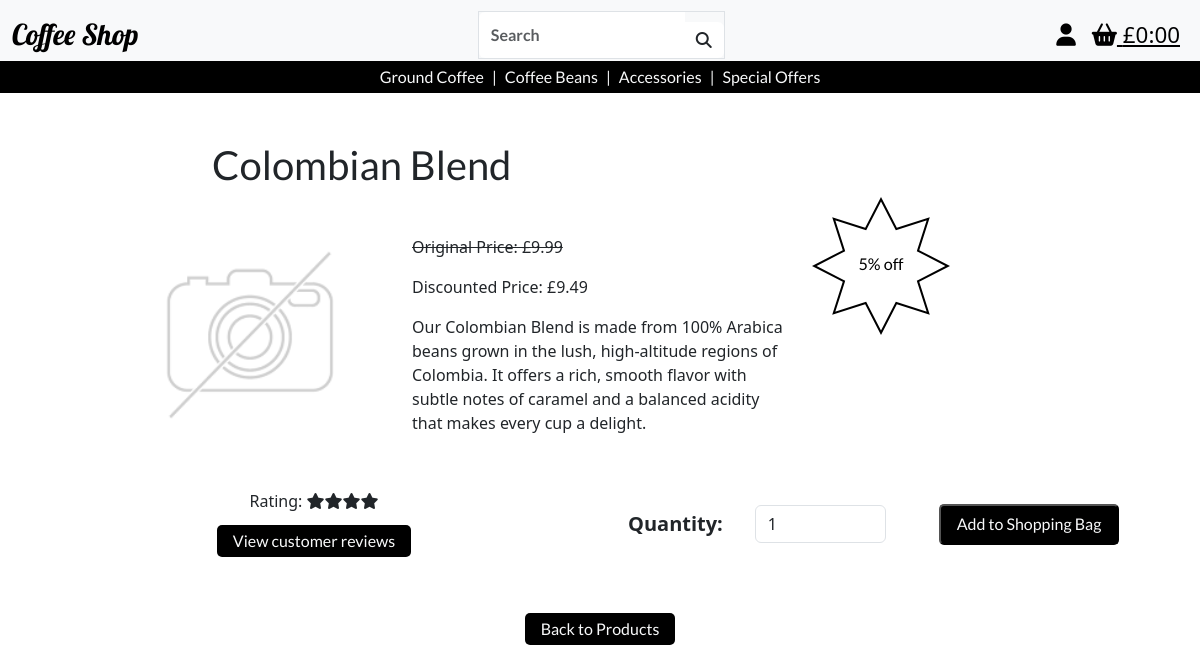
The page /products/1/ on the database its author committed.
### products/models.py (models this page shows, shortened)
class Product(models.Model):
    category = models.ForeignKey(
        'Category', null=True, blank=True, on_delete=models.SET_NULL)
    sku = models.CharField(max_length=254, null=True, blank=True, unique=True)
    product_name = models.CharField(max_length=254)
    description = models.TextField()
    price = models.DecimalField(max_digits=6, decimal_places=2)
    image_url = models.URLField(max_length=1024, null=True, blank=True)
    image = models.ImageField(null=True, blank=True)

### promotions/models.py (models this page shows)
class Discount(models.Model):
    product = models.OneToOneField(Product, on_delete=models.CASCADE, related_name='discount', primary_key=True)
    percentage = models.PositiveIntegerField(validators=[MaxValueValidator(50)])
    def apply_discount(self, price):
        discounted_price = price - (price * self.percentage / 100)
        return round(discounted_price, 2)
    def discounted_price(self):
        return self.apply_discount(self.product.price)
    def __str__(self):
        return f"{self.percentage}% off"

### products/views.py (the view)
# urls.py: path('<int:product_id>/', views.product_detail, name='product_detail'),
def product_detail(request, product_id):
    product = get_object_or_404(Product, pk=product_id)
    product = Product.objects.annotate(
        avg_rating=Round(Avg('reviews__rating'))
    ).get(pk=product_id)
    context = {
        'product': product,
    }
    return render(request, 'products/product_details.html', context)

### bag/contexts.py (called while the page is built, shortened)
def bag_contents(request):
    bag_items = []
    total = 0
    product_count = 0
    bag = request.session.get('bag', {})
    if total < settings.FREE_DELIVERY_THRESHOLD:
        delivery = total * Decimal(settings.STANDARD_DELIVERY_PERCENTAGE / 100)
        free_delivery_delta = settings.FREE_DELIVERY_THRESHOLD - total
    else:
        delivery = 0
        free_delivery_delta = 0
    grand_total = delivery + total
    context = {
        'bag_items' : bag_items,
        'total' : total,
        'product_count' : product_count,
        'delivery': delivery,
        'free_delivery_delta' : free_delivery_delta,
        'free_delivery_threshold' : settings.FREE_DELIVERY_THRESHOLD,
        'grand_total' : grand_total,
    }
    return context

### products/templates/products/product_details.html (shortened to what this page needs)
{% extends 'base.html' %} {% load static %} {% block extra_css %}
<link rel="stylesheet" href="{% static 'css/products.css' %}" />
{% endblock%} {% block content %}
<div class="container-fluid">
  <div class="row justify-content-center">
    <div class="col-8 mt-5 header">
      <h1>{{ product.product_name }}</h1>
    </div>
  </div>
  <div class="row justify-content-center">
    <div class="col-8 col-md-3 product-details-container">
      {% if product.image %}
      <a href="{{ product.image.url }}" target="_blank">
        <img
          class="card-img-top img-fluid"
          src="{{ product.image.url }}"
          alt="{{ product.name }}"
        />
      </a>
      {% else %}
      <a href="{{ MEDIA_URL }}noimage.png" target="_blank">
        <img
          class="card-img-top img-fluid"
          src="{{ MEDIA_URL }}noimage.png"
          alt="{{ product.name }}"
        />
      </a>
      {% endif %}
    </div>
    <div class="col-8 col-md-4 d-flex flex-column justify-content-center">
      {% if product.discount %}
              <p class="line-through mt-3">Original Price: £{{ product.price }}</p>
              <p>Discounted Price: £{{ product.discount.discounted_price }}</p>
      {% else %}
      <p class="mt-3"><strong>Price :</strong> £{{ product.price }}</p>
      {% endif %}
        <p>{{ product.description }}</p>
    </div>
    <div
      class="d-none d-md-block col-md-3 d-flex flex-column justify-content-center"
    >
    {% if product.discount %}
      <p>
        <svg
          width="50%"
          height="50%"
          viewBox="0 0 273 273"
          fill="none"
          xmlns="http://www.w3.org/2000/svg"
        >
          <path
            d="M136.5 4.36689L166.064 61.7502L166.839 63.255L168.451 62.7391L229.932 43.0678L210.261 104.549L209.745 106.161L211.25 106.936L268.633 136.5L211.25 166.064L209.745 166.839L210.261 168.451L229.932 229.932L168.451 210.261L166.839 209.745L166.064 211.25L136.5 268.633L106.936 211.25L106.161 209.745L104.549 210.261L43.0678 229.932L62.7391 168.451L63.255 166.839L61.7502 166.064L4.36689 136.5L61.7502 106.936L63.255 106.161L62.7391 104.549L43.0678 43.0678L104.549 62.7391L106.161 63.255L106.936 61.7502L136.5 4.36689Z"
            stroke="black"
            stroke-width="4"
          />
          <text
            class="offer-star"
            x="50%"
            y="50%"
            dominant-baseline="middle"
            text-anchor="middle"
          >
          {{product.discount}}
          </text>
        </svg>
      </p>
      {% endif %}
    </div>
  </div>
  <div class="row justify-content-center m-3">
    <div class="col-11 col-md-6 text-center">
      <span
        >
        {% if product.avg_rating %}
        {% if product.avg_rating == 1 %}
          <p>Rating: <i class="fa-solid fa-star"></i></p>
        {% elif product.avg_rating == 2 %}
          <p>Rating: <i class="fa-solid fa-star"></i><i class="fa-solid fa-star"></i></p>
        {% elif product.avg_rating == 3 %}
          <p>Rating: <i class="fa-solid fa-star"></i><i class="fa-solid fa-star"></i><i class="fa-solid fa-star"></i></p>
        {% elif product.avg_rating == 4 %}
          <p>Rating: <i class="fa-solid fa-star"></i><i class="fa-solid fa-star"></i><i class="fa-solid fa-star"></i><i class="fa-solid fa-star"></i></p>
        {% elif product.avg_rating == 5 %}
          <p>Rating: <i class="fa-solid fa-star"></i><i class="fa-solid fa-star"></i><i class="fa-solid fa-star"></i><i class="fa-solid fa-star"></i><i class="fa-solid fa-star"></i></p>
        {% endif %}
      {% else %}
      <p>This product doesn't currently have any customer ratings</p>
      {% endif %}</span>
      <div class="m-3">
      <a href="{% url 'product_reviews' product.id %}" class="button">View customer reviews</a>
    </div>
    </div>
    <div class="col-11 col-md-6">
      <form class="form" action="{% url 'add_to_bag' product.id %}" method="POST">
        <div class="row">
          <div class="col-12 col-sm-6 d-flex align-items-center">
            <h5 class="m-3"><strong>Quantity:</strong></h5>
            <div class="form-group w-50">
              <input
                class="form-control m-3"
                type="number"
                name="quantity"
                value="1"
                min="1"
                max="99"
                data-item_id="{{ product.id }}"
                id="id_qty_{{ product.id }}"
              />
            </div>
          </div>
          <div class="col-12 col-sm-6 d-flex justify-content-center align-items-center">
            <input
              type="submit"
              class="button m-2"
              value="Add to Shopping Bag"
            />
          </div>
        </div>
      </form>
    </div>
    <div class="text-center m-5">
      <a href="{% url 'products' %}" class="button m-3 d-block d-sm-inline">Back to Products</a>
    </div>
  </div>
  {% endblock %}

### static/css/base.css (style rules this page uses)
button, .button { color: #f8f9fa; font-family: "lato", sans-serif; font-weight: 400; text-decoration: none; background-color: black; padding: 0.4rem 1rem; border-radius: 5px; margin-top: 10px; }
.line-through { text-decoration: line-through; }
.header { font-size:3.5rem; font-family: 'lato', sans-serif; }

### static/css/products.css (style rules this page uses)
.offer-star { font-family: 'lato', sans-serif; font-size: 2rem; fill: black; }
.line-through { text-decoration: line-through; }

### rows shown on the page
Product: product_name "Colombian Blend", price "9.99", discount.discounted_price "9.49", description "Our Colombian Blend is made from 100% Arabica beans grown in the lush, high-altitude regions of Colombia. It offers a rich, smooth flavor with subtle notes of caramel and a balanced acidity that makes every cup a delight.", discount "5% off", quantity "1"
